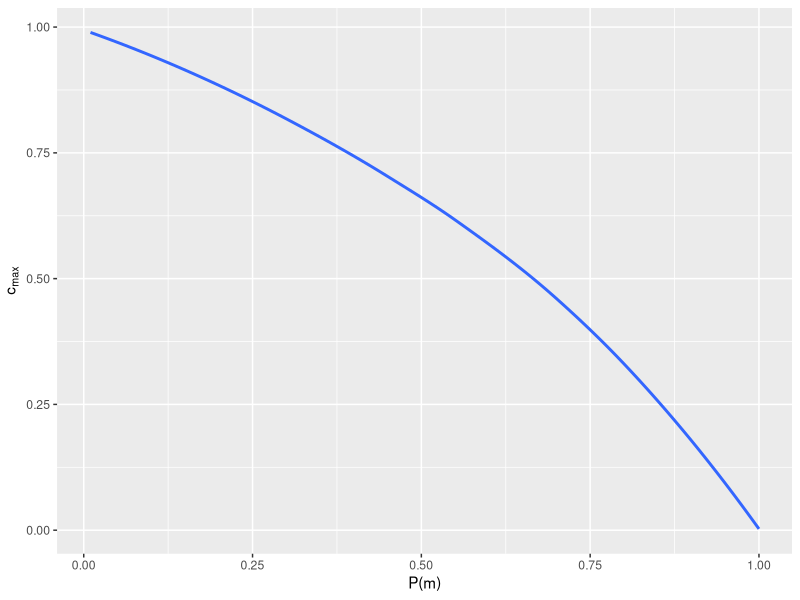

Reproduce this figure in R.
library(tidyverse)

pm_cmax <- tibble(
  pm = c(0.01, 0.1, 0.15, 0.2, 0.25, 0.3, 0.35, 0.4, 0.45, 0.5, 0.55, 0.6, 0.65, 0.7, 0.75, 0.8, 0.85, 0.9, 0.95, 0.99, 1),
  cmax = c(0.99, 0.94, 0.918, 0.883, 0.855, 0.813, 0.78, 0.744, 0.704, 0.66, 0.6165, 0.568, 0.518, 0.459, 0.4, 0.332, 0.2595, 0.181, 0.095, 0.0198, 0)
)

ggplot(data = pm_cmax, mapping = aes(pm, cmax)) +
  geom_smooth(se = FALSE) +
  labs(x = "P(m)", y = expression(c[max]))